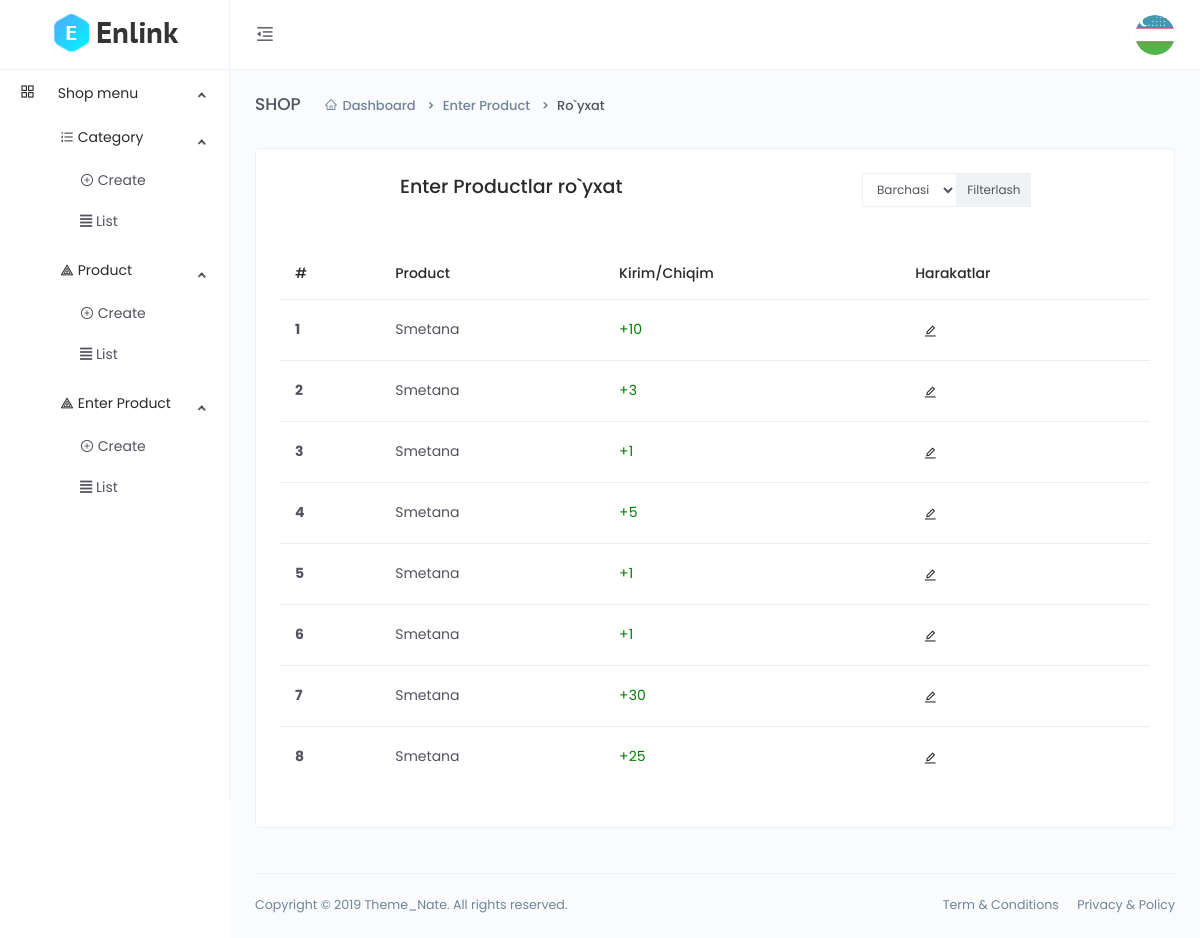
/dashboard/product-history/L1roS3Miw5OUnJW/ (signed in), run on the app's committed database.
### main/models.py (models this page shows, shortened)
class User(AbstractUser):
    avatar = models.ImageField(upload_to='avatar/',default='avatar/default.png')
    address = models.CharField(max_length=255, blank=True, null=True)
    phone = models.CharField(max_length=255, blank=True, null=True)
    zip_code = models.IntegerField(blank=True, null=True)
    class Meta(AbstractUser.Meta):
        swappable = "AUTH_USER_MODEL"

class CodeGenerate(models.Model):
    code = models.CharField(max_length=255, blank=True,unique=True)
    class Meta:
        abstract = True

class EnterProduct(CodeGenerate):
    product = models.ForeignKey(Product,on_delete=models.SET_NULL,null=True)
    quantity = models.IntegerField()
    date = models.DateTimeField(auto_now_add=True)

class Product(CodeGenerate):
    category = models.ForeignKey(Category, on_delete=models.CASCADE)
    name = models.CharField(max_length=255)
    body = models.TextField()
    price = models.DecimalField(decimal_places=2, max_digits=10)
    discount_price = models.DecimalField(decimal_places=2, max_digits=10,blank=True, null=True)
    banner_img = models.ImageField(upload_to='banner-img/')
    quantity = models.IntegerField()
    delivery = models.BooleanField(default=False)

### main/funcs.py (the view)
    def wrapper(request, *args, **kwargs):
        if request.user.is_staff:
            return func(request,*args, **kwargs)
        else:
            return redirect('front:index')

### main/dashboard/views.py (called while the page is built)
@staff_required
def product_history(request,code):
    queryset = models.EnterProduct.objects.filter(product__code=code)
    outs = models.CartProduct.objects.filter(product__code=code,cart__status=4)
    data = list(chain(queryset, outs))
    data = sorted(data, key=lambda x: x.date, reverse=True)
    context = {'queryset':queryset}
    return render(request, 'dashboard/enter_product/history.html', context)

### main/funcs.py (called while the page is built)
def staff_required(func):
    def wrapper(request, *args, **kwargs):
        if request.user.is_staff:
            return func(request,*args, **kwargs)
        else:
            return redirect('front:index')
    return wrapper

### main/models.py (called while the page is built)
    @property
    def date(self):
        return self.cart.order_date

### templates/dashboard/enter_product/history.html (shortened to what this page needs)
{% extends 'dashboard/base.html' %}
{% block content %}
<div class="main-content">
    <div class="page-header">
        <h2 class="header-title">SHOP</h2>
        <div class="header-sub-title">
            <nav class="breadcrumb breadcrumb-dash">
                <a href="#" class="breadcrumb-item"><i class="anticon anticon-home m-r-5"></i>Dashboard</a>
                <a class="breadcrumb-item" href="#">Enter Product</a>
                <span class="breadcrumb-item active">Ro`yxat</span>
            </nav>
        </div>
    </div>
    <div class="card">
        <div class="card-body">
            <div class="d-flex justify-content-around">
            <h4>Enter Productlar ro`yxat</h4>
            <div>
                <form class="input-group input-group-sm mb-3">
                    <select name="category_code" class="form-control">
                        <option value="0">Barchasi</option>
                    </select>
                    <div class="input-group-prepend">
                        <button class="input-group-text" id="inputGroup-sizing-sm" type="submit">Filterlash</button>
                    </div>
                </form>
            </div>
            </div>
            <div class="m-t-25">
                <div class="table-responsive">
                    <table class="table">
                        <thead>
                            <tr>
                                <th scope="col">#</th>
                                <th scope="col">Product</th>
                                <th scope="col">Kirim/Chiqim</th>
                                <th scope="col">Harakatlar</th>
                            </tr>
                        </thead>
                        <tbody>
                            {% for q in queryset %}
                            <tr>
                                <th scope="row">{{forloop.counter}}</th>
                                <td>{{q.product.name}}</td>
                                {% if q.quantity %}
                                <td style="color: green;">+{{q.quantity}}</td>
                                <td>
                                    <button type="button" class="btn btn-icon btn-hover btn-sm btn-rounded" data-toggle="modal" data-target=".bd-example-modal-sm{{forloop.counter}}">
                                        <i class="anticon anticon-edit"></i>
                                    </button>
                                </td>
                                {% else %}
                                <td style="color: red;">-{{q.count}}</td>
                                {% endif %}
                            </tr>
                            {% endfor %}
                        </tbody>
                    </table>
                </div>
            </div>
        </div>
    </div>
</div>
{% endblock %}

### templates/dashboard/base.html (shortened to what this page needs)
<!DOCTYPE html>
<html lang="en">
{% load static %}
<head>
    <link href="{% static 'dashboard/vendors/bootstrap-datepicker/bootstrap-datepicker.min.css' %}" rel="stylesheet">
    <link href="{% static 'dashboard/css/app.min.css' %}" rel="stylesheet">
</head>
<body>
    <div class="app">
        <div class="layout">
            <div class="header">
                <div class="logo logo-dark">
                    <a href="{% url 'dashboard:index' %}">
                        <img src="{% static 'dashboard/images/logo/logo.png' %}" alt="Logo">
                    </a>
                </div>
                <div class="nav-wrap">
                    <ul class="nav-left">
                        <li class="desktop-toggle">
                            <a href="javascript:void(0);">
                                <i class="anticon"></i>
                            </a>
                        </li>
                    </ul>
                    <ul class="nav-right">
                        <li class="dropdown dropdown-animated scale-left">
                            <div class="pointer" data-toggle="dropdown">
                                <div class="avatar avatar-image  m-h-10 m-r-15">
                                    <img src="{{user.avatar.url}}"  alt="">
                                </div>
                            </div>
                        </li>
                    </ul>
                </div>
            </div>
            <div class="side-nav">
                <div class="side-nav-inner">
                    <ul class="side-nav-menu scrollable">
                        <li class="nav-item dropdown open">
                            <a class="dropdown-toggle" href="javascript:void(0);">
                                <span class="icon-holder">
                                    <i class="anticon anticon-appstore"></i>
                                </span>
                                <span class="title">Shop menu</span>
                            </a>
                            <ul class="dropdown-menu">
                                <li>
                                    <li class="nav-item dropdown open">
                                        <a class="dropdown-toggle" href="javascript:void(0);">
                                            <span class="icon-holder">
                                                <i class="anticon anticon-ordered-list"></i>
                                            </span>
                                            <span class="title">Category</span>
                                        </a>
                                        <ul class="dropdown-menu">
                                            <li>
                                                <a href="{% url 'dashboard:category_create' %}">
                                                    <i class="anticon anticon-plus-circle"></i>
                                                    Create
                                                </a>
                                            </li>
                                            <li>
                                                <a href="{% url 'dashboard:category_list' %}">
                                                    <span class="icon-holder">
                                                        <i class="fas fa-align-justify"></i>
                                                        List
                                                    </span>
                                                </a>
                                            </li>
                                        </ul>
                                    </li>
                                </li>
                                <li>
                                    <li class="nav-item dropdown open">
                                        <a class="dropdown-toggle" href="javascript:void(0);">
                                            <span class="icon-holder">
                                                <i class="anticon anticon-heat-map"></i>
                                            </span>
                                            <span class="title">Product</span>
                                        </a>
                                        <ul class="dropdown-menu">
                                            <li>
                                                <a href="{% url 'dashboard:product_create' %}">
                                                    <i class="anticon anticon-plus-circle"></i>
                                                    Create
                                                </a>
                                            </li>
                                            <li>
                                                <a href="{% url 'dashboard:product_list' %}">
                                                    <i class="fas fa-align-justify"></i>
                                                    List
                                                </a>
                                            </li>
                                        </ul>
                                    </li>
                                </li>
                                <li>
                                    <li class="nav-item dropdown open">
                                        <a class="dropdown-toggle" href="javascript:void(0);">
                                            <span class="icon-holder">
                                                <i class="anticon anticon-heat-map"></i>
                                            </span>
                                            <span class="title">Enter Product</span>
                                        </a>
                                        <ul class="dropdown-menu">
                                            <li>
                                                <a href="{% url 'dashboard:create_product_enter' %}">
                                                    <i class="anticon anticon-plus-circle"></i>
                                                    Create
                                                </a>
                                            </li>
                                            <li>
                                                <a href="{% url 'dashboard:list_product_enter' %}">
                                                    <i class="fas fa-align-justify"></i>
                                                    List
                                                </a>
                                            </li>
                                        </ul>
                                    </li>
                                </li>
                            </ul>
                        </li>
                    </ul>
                </div>
            </div>
            <div class="page-container">
                {% block content %}
                {% endblock %}
                <footer class="footer">
                    <div class="footer-content">
                        <p class="m-b-0">Copyright © 2019 Theme_Nate. All rights reserved.</p>
                        <span>
                            <a href="" class="text-gray m-r-15">Term &amp; Conditions</a>
                            <a href="" class="text-gray">Privacy &amp; Policy</a>
                        </span>
                    </div>
                </footer>
            </div>
        </div>
    </div>
</body>
</html>

### data on the page
User: avatar (placeholder picture)
EnterProduct: product.name "Smetana", quantity "10"
EnterProduct: product.name "Smetana", quantity "3"
EnterProduct: product.name "Smetana", quantity "1"
EnterProduct: product.name "Smetana", quantity "5"
EnterProduct: product.name "Smetana", quantity "1"
EnterProduct: product.name "Smetana", quantity "1"
EnterProduct: product.name "Smetana", quantity "30"
EnterProduct: product.name "Smetana", quantity "25"
